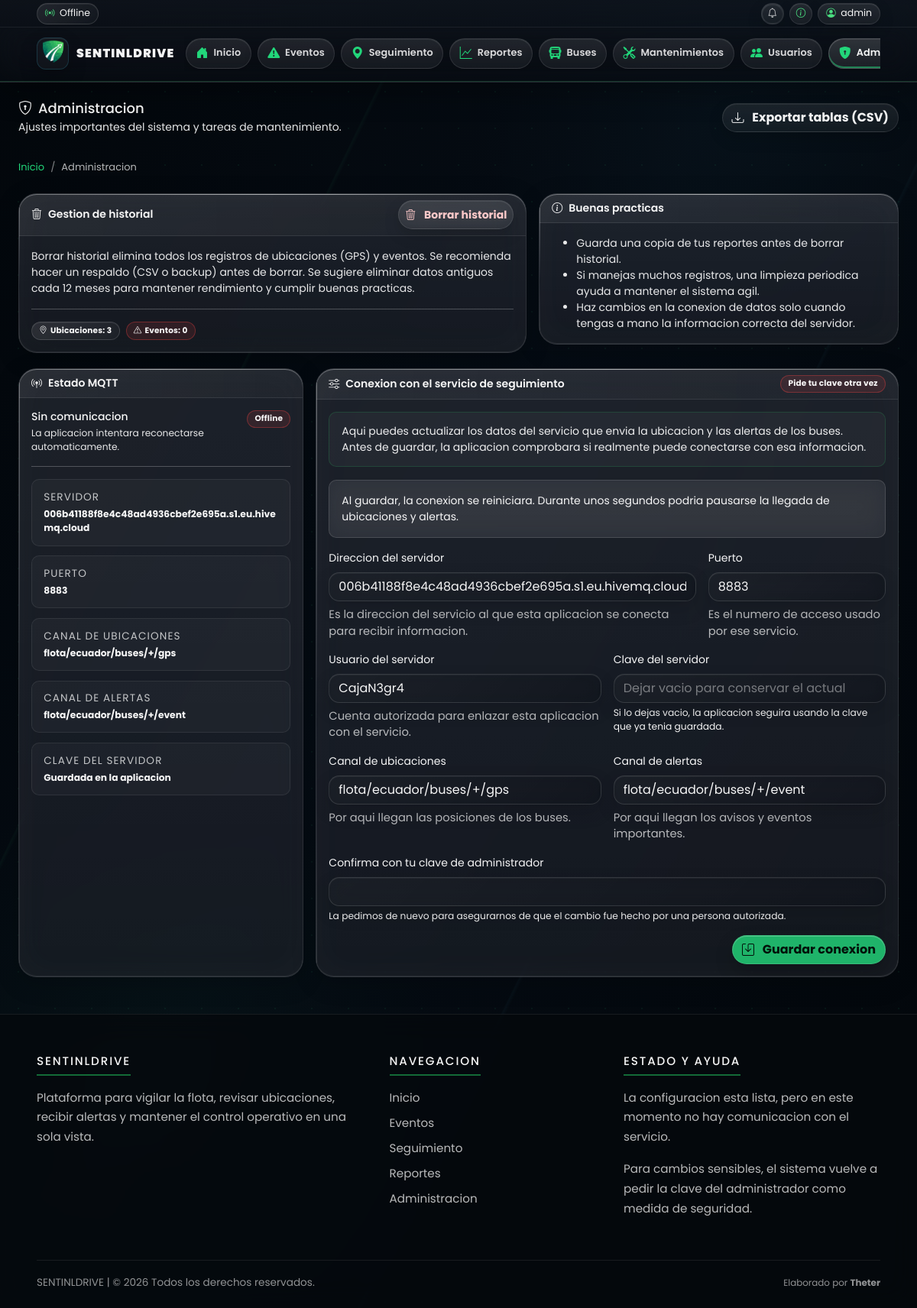
The page /admin (signed in) on the database its author committed.
### app/models/system_setting.py (models this page shows, shortened)
class SystemSetting(db.Model):
    __tablename__ = "system_setting"
    key = db.Column(db.String(80), primary_key=True)
    value = db.Column(db.Text, nullable=True)
    updated_at = db.Column(
        db.DateTime(timezone=True),
        default=ecuador_now,
        onupdate=ecuador_now,
        nullable=False,
    )
    @classmethod
    def get_value(cls, key: str, default=None):
        row = db.session.get(cls, key)
        if row is None or row.value in (None, ""):
            return default
        return row.value

### app/routes/admin.py (the view)
@admin_bp.route("/admin")
@require_admin
def admin_panel():
    return _render_admin_panel()

### app/routes/admin.py (called while the page is built)
def _admin_panel_context(mqtt_settings_override: dict | None = None) -> dict:
    total_events = Event.query.count()
    total_locations = Location.query.count()
    return {
        "total_events": total_events,
        "total_locations": total_locations,
        "mqtt_state": get_persisted_mqtt_state(current_app.config),
        "mqtt_settings": mqtt_settings_override or get_mqtt_form_defaults(current_app.config),
        "mqtt_runtime": get_runtime_mqtt_settings(current_app.config),
    }

def _render_admin_panel(mqtt_settings_override: dict | None = None, status_code: int = 200):
    return (
        render_template(
            "admin.html",
            **_admin_panel_context(mqtt_settings_override=mqtt_settings_override),
        ),
        status_code,
    )

### app/utils/time.py (called while the page is built)
def ecuador_now() -> datetime:
    return datetime.now(ECUADOR_TZ)

### app/templates/admin.html (shortened to what this page needs)
{% extends "base.html" %}
{% block content %}
<div class="d-flex align-items-center justify-content-between flex-wrap gap-2 mb-4">
    <div>
        <h2 class="mb-1"><i class="bi bi-shield-lock me-2"></i>Administracion</h2>
        <div class="text-muted">Ajustes importantes del sistema y tareas de mantenimiento.</div>
    </div>
    <div class="d-flex gap-2">
        <a class="btn btn-outline-secondary" href="{{ url_for('reports.download_tables') }}">
            <i class="bi bi-download me-1"></i> Exportar tablas (CSV)
        </a>
    </div>
</div>
<nav aria-label="breadcrumb" class="breadcrumb-nav">
    <ol class="breadcrumb">
        <li class="breadcrumb-item"><a href="{{ url_for('dashboard.dashboard') }}">Inicio</a></li>
        <li class="breadcrumb-item active" aria-current="page">Administracion</li>
    </ol>
</nav>
<div class="row g-3">
    <div class="col-12 col-xl-7">
        <div class="card">
            <div class="card-header d-flex align-items-center justify-content-between flex-wrap gap-2">
                <div class="fw-semibold"><i class="bi bi-trash3 me-2"></i>Gestion de historial</div>
                <button type="button" class="btn btn-danger btn-sm" data-bs-toggle="modal" data-bs-target="#purgeHistoryModal">
                    <i class="bi bi-trash3 me-1"></i> Borrar historial
                </button>
            </div>
            <div class="card-body">
                <div class="text-muted">
                    Borrar historial elimina todos los registros de ubicaciones (GPS) y eventos.
                    Se recomienda hacer un respaldo (CSV o backup) antes de borrar.
                    Se sugiere eliminar datos antiguos cada 12 meses para mantener rendimiento y cumplir buenas practicas.
                </div>
                <hr class="opacity-25">
                <div class="d-flex flex-wrap gap-2">
                    <span class="badge badge-soft"><i class="bi bi-geo-alt me-1"></i>Ubicaciones: {{ total_locations }}</span>
                    <span class="badge badge-danger-soft"><i class="bi bi-exclamation-triangle me-1"></i>Eventos: {{ total_events }}</span>
                </div>
            </div>
        </div>
    </div>
    <div class="col-12 col-xl-5">
        <div class="card">
            <div class="card-header fw-semibold"><i class="bi bi-info-circle me-2"></i>Buenas practicas</div>
            <div class="card-body">
                <ul class="mb-0 text-muted">
                    <li>Guarda una copia de tus reportes antes de borrar historial.</li>
                    <li>Si manejas muchos registros, una limpieza periodica ayuda a mantener el sistema agil.</li>
                    <li>Haz cambios en la conexion de datos solo cuando tengas a mano la informacion correcta del servidor.</li>
                </ul>
            </div>
        </div>
    </div>
</div>
<div class="row g-3 mt-1">
    <div class="col-12 col-xl-4">
        <div class="card h-100">
            <div class="card-header fw-semibold"><i class="bi bi-broadcast-pin me-2"></i>Estado MQTT</div>
            <div class="card-body">
                <div class="d-flex align-items-start justify-content-between">
                    <div>
                        {% if mqtt_state.status == 'no_config' %}
                        <div class="h5 mb-1">No configurado</div>
                        <div class="text-muted small">Todavia faltan los datos necesarios para empezar a recibir ubicaciones y alertas.</div>
                        {% elif mqtt_state.status == 'connecting' %}
                        <div class="h5 mb-1">Conectando</div>
                        <div class="text-muted small">El suscriptor MQTT esta intentando conectarse con los datos guardados.</div>
                        {% elif mqtt_state.connected %}
                        <div class="h5 mb-1">Recibiendo datos</div>
                        <div class="text-muted small">La conexion con el servidor esta activa y lista para trabajar.</div>
                        {% elif mqtt_state.status == 'error' %}
                        <div class="h5 mb-1">Error de conexion</div>
                        <div class="text-muted small">Revisa servidor, puerto, usuario, clave y conectividad del equipo.</div>
                        {% else %}
                        <div class="h5 mb-1">Sin comunicacion</div>
                        <div class="text-muted small">La aplicacion intentara reconectarse automaticamente.</div>
                        {% endif %}
                    </div>
                    <span class="badge {% if mqtt_state.connected %}badge-soft{% else %}badge-danger-soft{% endif %}">
                        {{ mqtt_state.label }}
                    </span>
                </div>
                <hr class="opacity-25">
                <div class="status-list small">
                    <div class="status-row">
                        <div>
                            <span class="status-row-label">Servidor</span>
                            <span class="status-row-value">{{ mqtt_runtime.broker or 'Aun no definido' }}</span>
                        </div>
                    </div>
                    <div class="status-row">
                        <div>
                            <span class="status-row-label">Puerto</span>
                            <span class="status-row-value">{{ mqtt_runtime.port or 'No disponible' }}</span>
                        </div>
                    </div>
                    <div class="status-row">
                        <div>
                            <span class="status-row-label">Canal de ubicaciones</span>
                            <span class="status-row-value">{{ mqtt_runtime.topic_gps or 'Aun no definido' }}</span>
                        </div>
                    </div>
                    <div class="status-row">
                        <div>
                            <span class="status-row-label">Canal de alertas</span>
                            <span class="status-row-value">{{ mqtt_runtime.topic_event or 'Aun no definido' }}</span>
                        </div>
                    </div>
                    <div class="status-row">
                        <div>
                            <span class="status-row-label">Clave del servidor</span>
                            <span class="status-row-value">{% if mqtt_settings.mqtt_password_saved %}Guardada en la aplicacion{% elif mqtt_settings.mqtt_password_available %}Disponible por variables de entorno{% else %}Aun pendiente{% endif %}</span>
                        </div>
                    </div>
                </div>
            </div>
        </div>
    </div>
    <div class="col-12 col-xl-8">
        <div class="card settings-panel">
            <div class="card-header d-flex align-items-center justify-content-between flex-wrap gap-2">
                <div class="fw-semibold"><i class="bi bi-sliders me-2"></i>Conexion con el servicio de seguimiento</div>
                <span class="badge badge-danger-soft">Pide tu clave otra vez</span>
            </div>
            <div class="card-body">
                <div class="settings-intro">
                    Aqui puedes actualizar los datos del servicio que envia la ubicacion y las alertas de los buses. Antes de guardar, la aplicacion comprobara si realmente puede conectarse con esa informacion.
                </div>
                <div class="alert alert-warning" role="alert">
                    Al guardar, la conexion se reiniciara. Durante unos segundos podria pausarse la llegada de ubicaciones y alertas.
                </div>
                <form action="{{ url_for('admin.update_mqtt_settings') }}" method="POST">
                    <div class="row g-3">
                        <div class="col-md-8">
                            <label class="form-label">Direccion del servidor</label>
                            <input type="text" name="mqtt_broker" class="form-control" required value="{{ mqtt_settings.mqtt_broker }}">
                            <div class="field-explain">Es la direccion del servicio al que esta aplicacion se conecta para recibir informacion.</div>
                        </div>
                        <div class="col-md-4">
                            <label class="form-label">Puerto</label>
                            <input type="number" name="mqtt_port" class="form-control" min="1" required value="{{ mqtt_settings.mqtt_port }}">
                            <div class="field-explain">Es el numero de acceso usado por ese servicio.</div>
                        </div>
                        <div class="col-md-6">
                            <label class="form-label">Usuario del servidor</label>
                            <input type="text" name="mqtt_username" class="form-control" required value="{{ mqtt_settings.mqtt_username }}">
                            <div class="field-explain">Cuenta autorizada para enlazar esta aplicacion con el servicio.</div>
                        </div>
                        <div class="col-md-6">
                            <label class="form-label">Clave del servidor</label>
                            <input type="password" name="mqtt_password" class="form-control" autocomplete="new-password" placeholder="{% if mqtt_settings.mqtt_password_available %}Dejar vacio para conservar el actual{% else %}Ingresa el password del broker{% endif %}">
                            <div class="form-text">
                                {% if mqtt_settings.mqtt_password_available %}
                                Si lo dejas vacio, la aplicacion seguira usando la clave que ya tenia guardada.
                                {% else %}
                                Este dato es obligatorio para completar la conexion.
                                {% endif %}
                            </div>
                        </div>
                        <div class="col-md-6">
                            <label class="form-label">Canal de ubicaciones</label>
                            <input type="text" name="mqtt_topic_gps" class="form-control" required value="{{ mqtt_settings.mqtt_topic_gps }}">
                            <div class="field-explain">Por aqui llegan las posiciones de los buses.</div>
                        </div>
                        <div class="col-md-6">
                            <label class="form-label">Canal de alertas</label>
                            <input type="text" name="mqtt_topic_event" class="form-control" required value="{{ mqtt_settings.mqtt_topic_event }}">
                            <div class="field-explain">Por aqui llegan los avisos y eventos importantes.</div>
                        </div>
                        <div class="col-12">
                            <label class="form-label">Confirma con tu clave de administrador</label>
                            <input type="password" name="admin_password" class="form-control" autocomplete="current-password" required>
                            <div class="form-text">La pedimos de nuevo para asegurarnos de que el cambio fue hecho por una persona autorizada.</div>
                        </div>
                        <div class="col-12 d-flex justify-content-end">
                            <button type="submit" class="btn btn-primary">
                                <i class="bi bi-save me-1"></i> Guardar conexion
                            </button>
                        </div>
                    </div>
                </form>
            </div>
        </div>
    </div>
</div>
{% endblock %}

### static/css/theme.css (style rules this page uses)
:root, :root[data-theme="glass-dark"] { --bg-base: #060b12; --bg-main: var(--bg-base); --bg-surface: rgba(18, 22, 30, 0.58); --bg-surface-strong: rgba(20, 24, 32, 0.68); --glass-bg: rgba(18, 22, 30, 0.58); --glass-bg-strong: rgba(20, 24, 32, 0.68); --glass-border: rgba(255, 255, 255, 0.10); --glass-border-strong: rgba(255, 255, 255, 0.16); --glass-highlight: rgba(255, 255, 255, 0.08); --glass-shadow: rgba(0, 0, 0, 0.34); --line-soft: rgba(255, 255, 255, 0.08); --line-bright: rgba(255, 255, 255, 0.18); --text-primary: rgba(255, 255, 255, 0.96); --text-secondary: rgba(255, 255, 255, 0.74); --text-muted: rgba(255, 255, 255, 0.52); --accent-green: #22d67a; --accent-green-soft: rgba(34, 214, 122, 0.18); --accent-cyan: #42d7ff; --accent-cyan-soft: rgba(66, 215, 255, 0.16); --accent: var(--accent-green); --accent-soft: var(--accent-green-soft); --success: #22d67a; --warning: #ffb020; --danger: #ff5f6d; --info: #42d7ff; --chart-grid: rgba(255, 255, 255, 0.10); --chart-text: rgba(255, 255, 255, 0.78); --shadow-soft: 0 22px 56px rgba(0, 0, 0, 0.34); --radius-sm: 10px; --radius-md: 14px; --radius-lg: 18px; --radius-xl: 24px; --transition-fast: 150ms ease; --transition-normal: 240ms ease; --header-height: 64px; --nav-height: 58px; --logo-size-navbar: 42px; --logo-size-compact: 36px; --background: var(--bg-main); --card-background: var(--bg-surface); --border-color: var(--glass-border); --accent-color: var(--accent); --success-color: var(--success); --warning-color: var(--warning); --danger-color: var(--danger); --chart-grid-color: var(--chart-grid); --chart-text-color: var(--chart-text); --bg: var(--bg-main); --surface: var(--bg-surface); --text: var(--text-primary); --muted: var(--text-secondary); --border: var(--glass-border); --border-2: rgba(255, 255, 255, 0.16); --border-accent: rgba(34, 214, 122, 0.46); --shadow: 0 28px 72px rgba(0, 0, 0, 0.44); }
html[data-theme="glass-dark"] { color-scheme: dark; }
html[data-theme="glass-dark"], html[data-theme="glass-dark"] body { min-height: 100%; background: radial-gradient(circle at 12% 8%, rgba(34, 214, 122, 0.12), transparent 28rem), radial-gradient(circle at 86% 12%, rgba(66, 215, 255, 0.11), transparent 24rem), linear-gradient(145deg, #02060a 0%, #061019 42%, #0f1724 100%); color: var(--text-primary); }
html[data-theme="glass-dark"] body { position: relative; isolation: isolate; }
html[data-theme="glass-dark"] body::before, html[data-theme="glass-dark"] body::after { content: ""; position: fixed; inset: 0; pointer-events: none; z-index: -2; }
html[data-theme="glass-dark"] body::before { background: radial-gradient(circle, rgba(34, 214, 122, 0.18) 1px, transparent 1.6px) 0 0 / 46px 46px, linear-gradient(120deg, rgba(34, 214, 122, 0.055), transparent 28%), linear-gradient(300deg, rgba(66, 215, 255, 0.045), transparent 32%); opacity: 0.5; }
html[data-theme="glass-dark"] body::after { background: linear-gradient(115deg, transparent 0 26%, rgba(34, 214, 122, 0.09) 26.2%, transparent 26.45% 62%, rgba(66, 215, 255, 0.06) 62.2%, transparent 62.45%), radial-gradient(circle at 72% 72%, rgba(34, 214, 122, 0.11), transparent 18rem); opacity: 0.36; z-index: -1; }

### rows shown on the page
SystemSetting: value "006b41188f8e4c48ad4936cbef2e695a.s1.eu.hivemq.cloud", mqtt_broker "006b41188f8e4c48ad4936cbef2e695a.s1.eu.hivemq.cloud"
SystemSetting: value "flota/ecuador/buses/+/gps", mqtt_topic_gps "flota/ecuador/buses/+/gps"
SystemSetting: value "flota/ecuador/buses/+/event", mqtt_topic_event "flota/ecuador/buses/+/event"
SystemSetting: mqtt_username "CajaN3gr4"

### other values the page prints
{{ layout_mqtt_label }} "Offline"
{{ session.get('user') or 'Invitado' }} "admin"
{{ total_locations }} "3"
{{ total_events }} "0"
{{ mqtt_state.label }} "Offline"
{{ mqtt_runtime.port or 'No disponible' }} "8883"
{{ current_year }} "2026"
